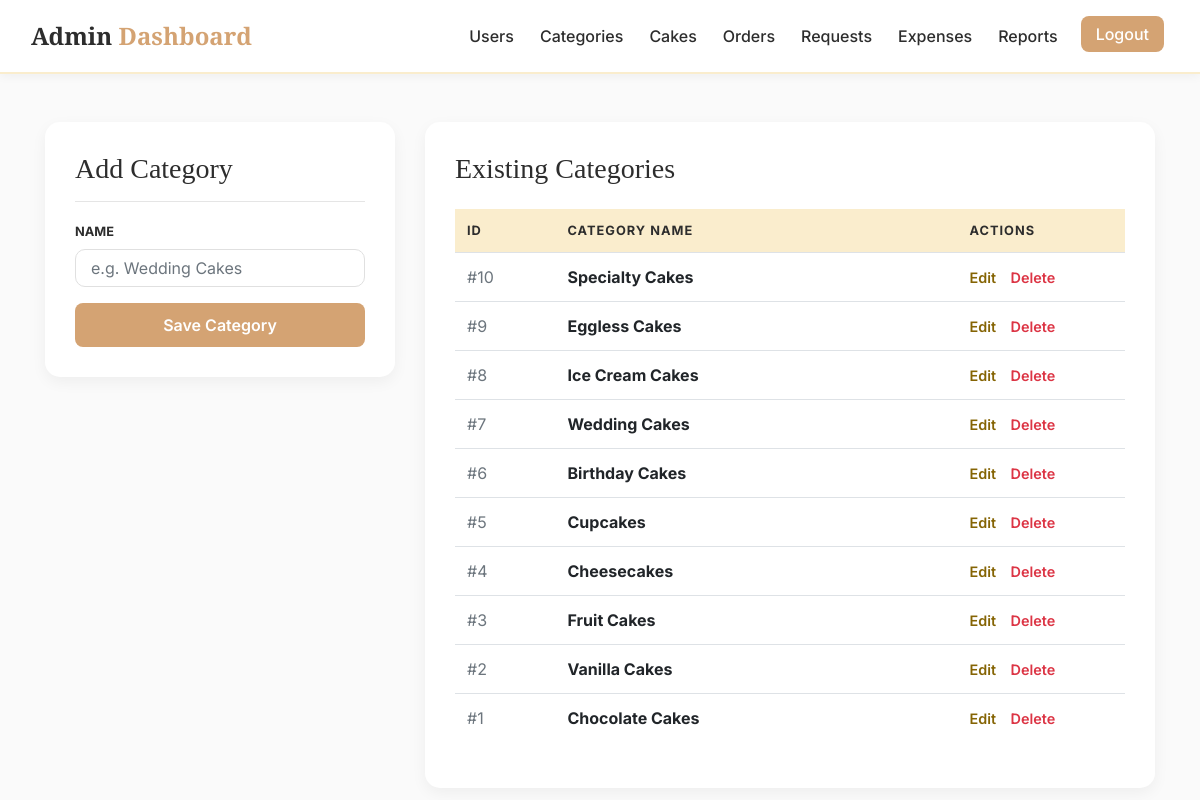
The app's page /admin/add_categories.php (signed in) with its own data.
### tables this page shows
CREATE TABLE `categories` (
  `id` int(11) NOT NULL,
  `name` varchar(255) NOT NULL
);

### admin/add_categories.php (the view, shortened to what this page needs)
<?php
include('config.php');
?>
<!DOCTYPE html>
<html lang="en">
<head>
    <link rel="stylesheet" href="https://stackpath.bootstrapcdn.com/bootstrap/4.5.2/css/bootstrap.min.css">
</head>
<body>
<?php include('admin_navbar.php'); ?>
<div class="container mt-5">
    <div class="row">
        <div class="col-lg-4 mb-4">
            <div class="service-card sticky-top" style="top: 100px;">
                <h3>Add Category</h3>
                <hr>
                <form action="<?php echo $_SERVER['PHP_SELF']; ?>" method="POST">
                    <div class="form-group">
                        <label for="category_name" class="small font-weight-bold">NAME</label>
                        <input type="text" class="form-control" id="category_name" name="category_name" placeholder="e.g. Wedding Cakes" required>
                    </div>
                    <button type="submit" class="btn btn-primary btn-block">Save Category</button>
                </form>
            </div>
        </div>
        <div class="col-lg-8">
            <div class="service-card">
                <h3 class="mb-4">Existing Categories</h3>
                <div class="table-responsive">
                    <table class="table table-hover">
                        <thead>
                            <tr>
                                <th width="15%">ID</th>
                                <th>Category Name</th>
                                <th width="25%">Actions</th>
                            </tr>
                        </thead>
                        <tbody>
                            <?php
                            $query = "SELECT * FROM categories ORDER BY id DESC";
                            $result = $conn->query($query);
                            if ($result->num_rows > 0) {
                                while ($row = $result->fetch_assoc()) {
                                    echo "<tr>
                                            <td class='text-muted'>#{$row['id']}</td>
                                            <td class='font-weight-bold'>{$row['name']}</td>
                                            <td>
                                                <a href='edit_category.php?id={$row['id']}' class='action-link edit-link'>Edit</a>
                                                <a href='add_categories.php?delete_id={$row['id']}'
                                                   onclick='return confirm(\"Are you sure?\");'
                                                   class='action-link delete-link'>Delete</a>
                                            </td>
                                          </tr>";
                                }
                            } else {
                                echo "<tr><td colspan='3' class='text-center py-4'>No categories found.</td></tr>";
                            }
                            ?>
                        </tbody>
                    </table>
                </div>
            </div>
        </div>
    </div>
</div>
</body>
</html>

### admin/add_categories.php (style rules this page uses)
:root { --primary-color: #d4a373; --accent-color: #faedcd; --text-dark: #2d2d2d; --bg-light: #fefae0; --transition: all 0.3s ease; }
body { font-family: 'Inter', sans-serif; background-color: #fafafa; color: var(--text-dark); }
h1, h2, h3, .navbar-brand { font-family: 'Playfair Display', serif; }
.service-card { border: none; border-radius: 15px; background: #fff; box-shadow: 0 5px 15px rgba(0,0,0,0.05); padding: 30px; transition: var(--transition); }
.form-control { border: 1px solid #e0e0e0; padding: 12px 15px; border-radius: 10px; transition: var(--transition); }
.btn-primary { background-color: var(--primary-color); border: none; padding: 10px 25px; border-radius: 8px; font-weight: 600; transition: var(--transition); }
.table thead th { background-color: var(--accent-color); border: none; color: var(--text-dark); text-transform: uppercase; font-size: 0.8rem; letter-spacing: 1px; }
.action-link { font-size: 0.9rem; margin-right: 10px; font-weight: 600; }
.edit-link { color: #856404; }
.delete-link { color: #dc3545; }

### admin/admin_navbar.php (style rules this page uses)
:root { --primary-color: #d4a373; --accent-color: #faedcd; --text-dark: #2d2d2d; --bg-light: #fefae0; --transition: all 0.3s ease; }

### records on screen
categories: id "10", name "Specialty Cakes"
categories: id "9", name "Eggless Cakes"
categories: id "8", name "Ice Cream Cakes"
categories: id "7", name "Wedding Cakes"
categories: id "6", name "Birthday Cakes"
categories: id "5", name "Cupcakes"
categories: id "4", name "Cheesecakes"
categories: id "3", name "Fruit Cakes"
categories: id "2", name "Vanilla Cakes"
categories: id "1", name "Chocolate Cakes"
